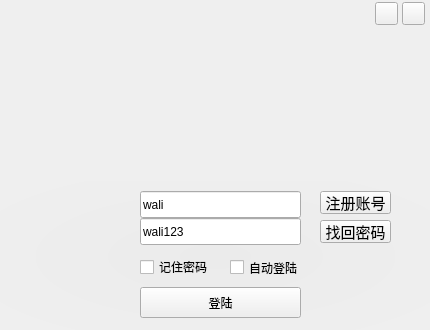
<?xml version="1.0" encoding="UTF-8"?>
<ui version="4.0">
 <class>signIn</class>
 <widget class="QWidget" name="signIn">
  <property name="geometry">
   <rect>
    <x>0</x>
    <y>0</y>
    <width>430</width>
    <height>330</height>
   </rect>
  </property>
  <property name="minimumSize">
   <size>
    <width>430</width>
    <height>330</height>
   </size>
  </property>
  <property name="maximumSize">
   <size>
    <width>430</width>
    <height>330</height>
   </size>
  </property>
  <property name="windowTitle">
   <string>Form</string>
  </property>
  <property name="styleSheet">
   <string notr="true"/>
  </property>
  <widget class="QWidget" name="logoWidget_I" native="true">
   <property name="geometry">
    <rect>
     <x>0</x>
     <y>0</y>
     <width>431</width>
     <height>181</height>
    </rect>
   </property>
   <property name="styleSheet">
    <string notr="true">#logoWidget_I
{border-image: url(:/image/signIn.png);}</string>
   </property>
   <widget class="QPushButton" name="minimize">
    <property name="geometry">
     <rect>
      <x>375</x>
      <y>2</y>
      <width>23</width>
      <height>23</height>
     </rect>
    </property>
    <property name="toolTip">
     <string>最小化</string>
    </property>
    <property name="text">
     <string/>
    </property>
    <property name="icon">
     <iconset resource="image.qrc">
      <normaloff>:/image/minimize.png</normaloff>:/image/minimize.png</iconset>
    </property>
   </widget>
   <widget class="QPushButton" name="close">
    <property name="geometry">
     <rect>
      <x>402</x>
      <y>2</y>
      <width>23</width>
      <height>23</height>
     </rect>
    </property>
    <property name="toolTip">
     <string>关闭</string>
    </property>
    <property name="text">
     <string/>
    </property>
    <property name="icon">
     <iconset resource="image.qrc">
      <normaloff>:/image/close.png</normaloff>:/image/close.png</iconset>
    </property>
   </widget>
  </widget>
  <widget class="QWidget" name="logoWidget_II" native="true">
   <property name="geometry">
    <rect>
     <x>0</x>
     <y>181</y>
     <width>431</width>
     <height>151</height>
    </rect>
   </property>
   <property name="styleSheet">
    <string notr="true">#logoWidget_II
{background-color: qradialgradient(spread:pad, cx:0.5, cy:0.5, radius:2, fx:0.500141, fy:0.5, stop:0 rgba(235, 235, 235, 255), stop:1 rgba(247, 247, 247, 255));}</string>
   </property>
   <widget class="QLabel" name="user_image">
    <property name="geometry">
     <rect>
      <x>40</x>
      <y>10</y>
      <width>81</width>
      <height>81</height>
     </rect>
    </property>
    <property name="styleSheet">
     <string notr="true">border-image: url(:/image/user.png);</string>
    </property>
    <property name="text">
     <string/>
    </property>
   </widget>
   <widget class="QLineEdit" name="lineEdit_user">
    <property name="geometry">
     <rect>
      <x>140</x>
      <y>10</y>
      <width>161</width>
      <height>27</height>
     </rect>
    </property>
    <property name="text">
     <string>wali</string>
    </property>
   </widget>
   <widget class="QLineEdit" name="lineEdit_password">
    <property name="geometry">
     <rect>
      <x>140</x>
      <y>37</y>
      <width>161</width>
      <height>27</height>
     </rect>
    </property>
    <property name="text">
     <string>wali123</string>
    </property>
   </widget>
   <widget class="QPushButton" name="Btn_signUp">
    <property name="geometry">
     <rect>
      <x>320</x>
      <y>10</y>
      <width>71</width>
      <height>23</height>
     </rect>
    </property>
    <property name="font">
     <font>
      <pointsize>11</pointsize>
      <weight>50</weight>
      <bold>false</bold>
     </font>
    </property>
    <property name="toolTip">
     <string>注册账号</string>
    </property>
    <property name="styleSheet">
     <string notr="true"/>
    </property>
    <property name="text">
     <string>注册账号</string>
    </property>
   </widget>
   <widget class="QPushButton" name="Btn_findPassword">
    <property name="geometry">
     <rect>
      <x>320</x>
      <y>39</y>
      <width>71</width>
      <height>23</height>
     </rect>
    </property>
    <property name="font">
     <font>
      <pointsize>11</pointsize>
      <weight>50</weight>
      <bold>false</bold>
     </font>
    </property>
    <property name="toolTip">
     <string>找回密码</string>
    </property>
    <property name="text">
     <string>找回密码</string>
    </property>
   </widget>
   <widget class="QCheckBox" name="checkBox_remPword">
    <property name="geometry">
     <rect>
      <x>140</x>
      <y>76</y>
      <width>71</width>
      <height>20</height>
     </rect>
    </property>
    <property name="text">
     <string>记住密码</string>
    </property>
   </widget>
   <widget class="QCheckBox" name="checkBox_autoSinIn">
    <property name="geometry">
     <rect>
      <x>230</x>
      <y>76</y>
      <width>71</width>
      <height>21</height>
     </rect>
    </property>
    <property name="text">
     <string>自动登陆</string>
    </property>
   </widget>
   <widget class="QPushButton" name="Btn_signIn">
    <property name="geometry">
     <rect>
      <x>140</x>
      <y>106</y>
      <width>161</width>
      <height>31</height>
     </rect>
    </property>
    <property name="toolTip">
     <string>登陆</string>
    </property>
    <property name="text">
     <string>登陆</string>
    </property>
   </widget>
  </widget>
 </widget>
 <resources>
  <include location="image.qrc"/>
 </resources>
 <connections/>
</ui>
